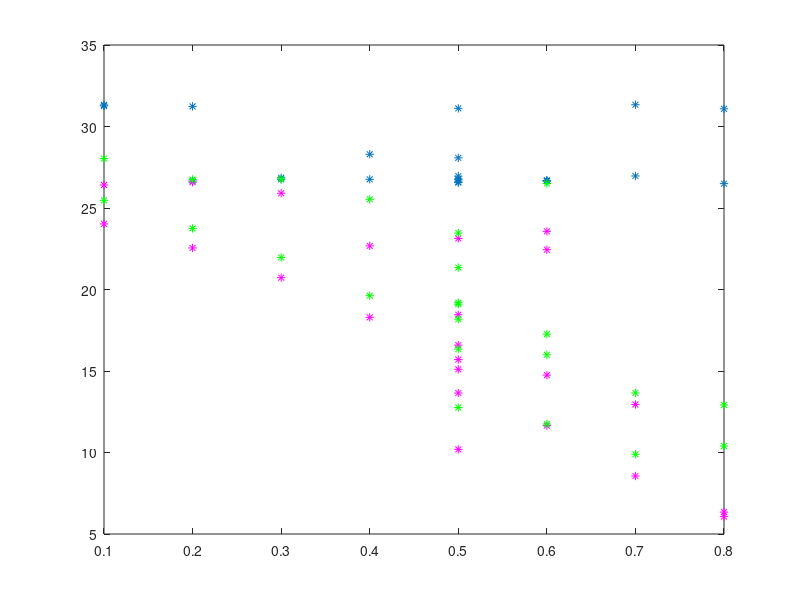

The MATLAB source for this figure: (Note: this script raises an error after producing the figure.)
% COPYRIGHT © 2025 FAU
% 
% This MATLAB script is the intellectual property of FAU.
% All rights reserved.
% 
% Redistribution and use in source and binary forms, with or without 
% modification, are permitted provided that the following conditions are met:
% 
% 1. Redistributions of source code must retain the above copyright notice, 
%    this list of conditions, and the following disclaimer.
% 2. Redistributions in binary form must reproduce the above copyright notice, 
%    this list of conditions, and the following disclaimer in the documentation 
%    and/or other materials provided with the distribution.
% 3. Neither the name of FAU nor the names of its 
%    contributors may be used to endorse or promote products derived from 
%    this software without specific prior written permission.
% 
% THIS SOFTWARE IS PROVIDED "AS IS" AND ANY EXPRESS OR IMPLIED WARRANTIES, 
% INCLUDING, BUT NOT LIMITED TO, THE IMPLIED WARRANTIES OF MERCHANTABILITY AND 
% FITNESS FOR A PARTICULAR PURPOSE ARE DISCLAIMED. IN NO EVENT SHALL THE 
% COPYRIGHT HOLDER OR CONTRIBUTORS BE LIABLE FOR ANY DIRECT, INDIRECT, INCIDENTAL, 
% SPECIAL, EXEMPLARY, OR CONSEQUENTIAL DAMAGES (INCLUDING, BUT NOT LIMITED TO, 
% PROCUREMENT OF SUBSTITUTE GOODS OR SERVICES; LOSS OF USE, DATA, OR PROFITS; 
% OR BUSINESS INTERRUPTION) HOWEVER CAUSED AND ON ANY THEORY OF LIABILITY, 
% WHETHER IN CONTRACT, STRICT LIABILITY, OR TORT (INCLUDING NEGLIGENCE OR OTHERWISE) 
% ARISING IN ANY WAY OUT OF THE USE OF THIS SOFTWARE, EVEN IF ADVISED OF THE 
% POSSIBILITY OF SUCH DAMAGE.
%
% Authour: Kaarmukilan

%%
clc;
clear;
close all;

% Parameters
jamIndex1 = 1:23;  % Constant Jamming Distance
jamIndex2 = 24:31; % Constant Relative Jamming Power

% Jamming Power (W)
jamPower = [0.1 0.3 0.6 0.1 0.3 0.6 0.2 0.2 0.4 0.4 0.5 0.5 0.7 0.7 0.8 0.8 0.6 0.6 repmat(0.5,1,13)];

% Jammind Distance (m)
jamDistance = [repmat(10,1,23) 3 5 7 10 13 16 19 21];

% Load the calculated SNR values
load SNR_values.mat

noJam_SNR = SNR_matrix(:,2);
gauss_SNR = SNR_matrix(:,3);
sine_SNR  = SNR_matrix(:,4);

% Plot 
y_value1 = 26.4;  % SNR threshold for constant Jamming Distance 
y_value2 = 24.2;  % SNR threshold for constant Relative Jamming Power

figure;
plot(jamPower(jamIndex1),noJam_SNR(jamIndex1),'*');
hold on;
plot(jamPower(jamIndex1),gauss_SNR(jamIndex1),'m*');
hold on;
plot(jamPower(jamIndex1),sine_SNR(jamIndex1),'g*');
yline(y_value1, '--r', 'LineWidth', 1.5);  
text(max(jamPower)-0.125, y_value1, [num2str(y_value1),'dB'], 'VerticalAlignment', 'bottom', 'HorizontalAlignment', 'left', 'FontSize', 11, 'Color','r');
figName = sprintf('Relative Jamming Power vs SNR (Constant Jamming Distance: 10m)');
title(figName)
xlabel('Relative Jamming Power')
ylabel('SNR (dB)')
legend({'No Jam','Gauss','Sine'},'Location','southwest');

figure;
plot(jamDistance(jamIndex2),noJam_SNR(jamIndex2),'*');
hold on;
plot(jamDistance(jamIndex2),gauss_SNR(jamIndex2),'m*');
hold on;
plot(jamDistance(jamIndex2),sine_SNR(jamIndex2),'g*');
xticks([1:2:21 22]);  
yline(y_value2, '--r', 'LineWidth', 1.5);  
text(max(jamDistance)-2, y_value2, [num2str(y_value2),'dB'], 'VerticalAlignment', 'bottom', 'HorizontalAlignment', 'left', 'FontSize', 11, 'Color','r');
figName = sprintf('Jamming Distance vs SNR (Constant Relative Jamming Power: 0.5W)');
title(figName)
xlabel('Jamming Distance (m)')
ylabel('SNR (dB)')
legend({'No Jam','Gauss','Sine'},'Location','northeast');	
	
	
	
	
	
	
	
	
	
	
	
	
	
	
	
	
	

    